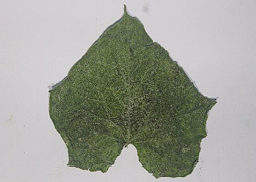
%> input picture Minggu 3/Embun Tepung.png, 256 x 182 px
$ octave contras1.m   (GNU Octave 9; MATLAB toolbox functions it lacks are replaced by stand-ins)
%> lines starting %> are read from the running program, lines starting %| are printed output that depends on the picture
gambar = imread('D:\Developments\Matlab\Minggu 3\Embun Tepung.png');
%> gambar is the input picture: size 182x256x3 uint8; mean R, G, B 158, 160.5, 151.5
daun = rgb2gray(gambar);
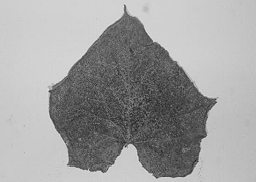
%> daun: size 182x256 uint8; min 18, max 230, mean 158.7
cerah = daun + 50;
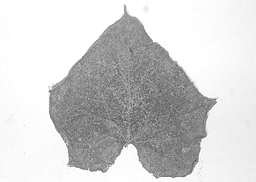
%> cerah: size 182x256 uint8; min 68, max 255, mean 208.1
gelap = daun - 50;
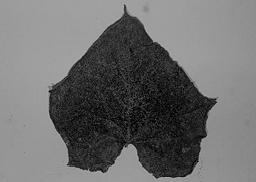
%> gelap: size 182x256 uint8; min 0, max 180, mean 108.8
subplot(2,2,1),imshow(gambar),title('Citra Asli');
subplot(2,2,2),imshow(daun),title('Citra Grayscale');
subplot(2,2,3),imshow(cerah),title('Citra Brightness');
subplot(2,2,4),imshow(gelap),title('Citra Darkness');
